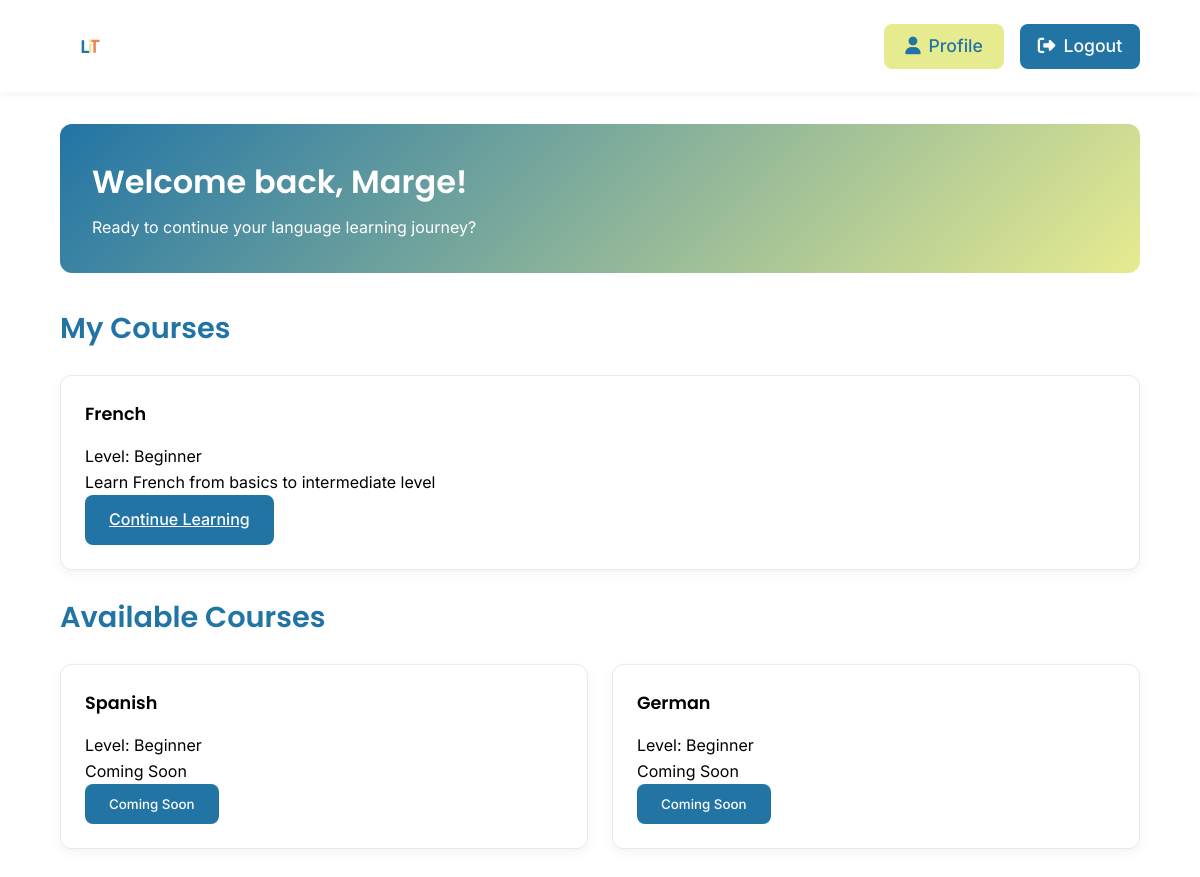
The app's page /view/dashboard.php (signed in), older data.
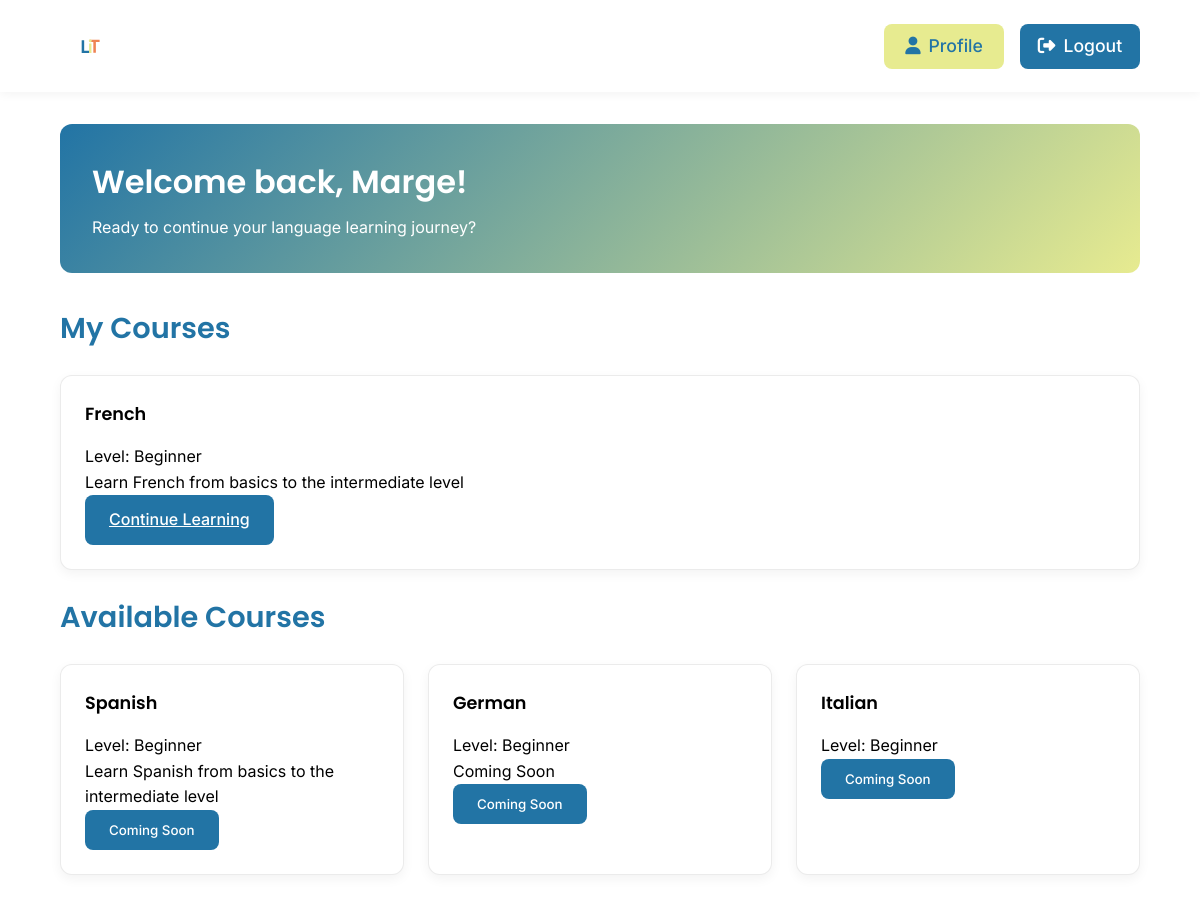
The same page, newer data.
### tables this page shows
CREATE TABLE `user_enrollments` (
  `enrollmentId` int(11) NOT NULL,
  `userId` int(11) NOT NULL,
  `languageId` int(11) NOT NULL,
  `status` enum('active','completed','dropped') NOT NULL DEFAULT 'active',
  `enrollmentDate` timestamp NOT NULL DEFAULT current_timestamp()
);

CREATE TABLE `languages` (
  `languageId` int(11) NOT NULL,
  `languageName` varchar(50) NOT NULL,
  `level` enum('Beginner','Intermediate','Advanced') NOT NULL,
  `description` text DEFAULT NULL,
  `active` tinyint(1) DEFAULT 1,
  `languageCode` varchar(2) NOT NULL DEFAULT 'en'
);

### view/dashboard.php (the view, shortened to what this page needs)
<?php
require_once '../config/db_connect.php';
$userName = $_SESSION['user_name'] ?? 'User';
$stmt = $pdo->prepare("
    SELECT l.*, ue.status, ue.enrollmentDate
    FROM languages l
    LEFT JOIN user_enrollments ue ON l.languageId = ue.languageId AND ue.userId = ?
    WHERE ue.status = 'active'
");
$stmt->execute([$_SESSION['user_id']]);
$currentCourses = $stmt->fetchAll();
$stmt = $pdo->prepare("
    SELECT *
    FROM languages
    WHERE languageId NOT IN (
        SELECT languageId
        FROM user_enrollments
        WHERE userId = ? AND status = 'active'
    )
");
$stmt->execute([$_SESSION['user_id']]);
$availableCourses = $stmt->fetchAll();
?>
<!DOCTYPE html>
<html lang="en">
<head>
    <link rel="stylesheet" href="https://cdnjs.cloudflare.com/ajax/libs/font-awesome/6.5.1/css/all.min.css">
    <link rel="stylesheet" href="../assets/css/styles.css">
    <link rel="stylesheet" href="../assets/css/dashboard.css">
</head>
<body>
    <header class="dashboard-header">
        <div class="nav-logo">
            <img src="../assets/images/logo.svg" alt="Language Learning Platform Logo" class="logo-image">
        </div>
        <div class="header-actions">
            <div class="auth-buttons">
                <a href="profile.php" class="btn-secondary">
                    <i class="fas fa-user"></i> Profile
                </a>
                <a href="../actions/logout.php" class="btn-primary">
                    <i class="fas fa-sign-out-alt"></i> Logout
                </a>
            </div>
        </div>
    </header>
    <main class="dashboard-content">
        <section class="welcome-card">
            <h1>Welcome back, <?php echo htmlspecialchars($userName); ?>!</h1>
            <p>Ready to continue your language learning journey?</p>
        </section>
        <section class="current-courses">
            <h2>My Courses</h2>
            <div class="courses-grid">
                <?php if (empty($currentCourses)): ?>
                    <p>You haven't enrolled in any courses yet.</p>
                <?php else: ?>
                    <?php foreach ($currentCourses as $course): ?>
                        <div class="course-card">
                            <h3><?php echo htmlspecialchars($course['languageName']); ?></h3>
                            <p>Level: <?php echo htmlspecialchars($course['level']); ?></p>
                            <p><?php echo htmlspecialchars($course['description']); ?></p>
                            <a href="course_page.php?languageId=<?php echo $course['languageId']; ?>" class="btn btn-primary">
                                Continue Learning
                            </a>
                        </div>
                    <?php endforeach; ?>
                <?php endif; ?>
            </div>
        </section>
        <section class="available-courses">
            <h2>Available Courses</h2>
            <div class="courses-grid">
                <?php if (empty($availableCourses)): ?>
                    <p>No more courses available at the moment.</p>
                <?php else: ?>
                    <?php foreach ($availableCourses as $course): ?>
                        <div class="course-card">
                            <h3><?php echo htmlspecialchars($course['languageName']); ?></h3>
                            <p>Level: <?php echo htmlspecialchars($course['level']); ?></p>
                            <p><?php echo htmlspecialchars($course['description']); ?></p>
                            <form action="../actions/enroll_course.php" method="POST" class="enrollment-form">
                                <button type="submit" class="btn btn-primary" <?php echo $course['languageName'] !== 'French' ? 'disabled' : ''; ?>>
                                    <?php echo $course['languageName'] === 'French' ? 'Start Learning' : 'Coming Soon'; ?>
                                </button>
                            </form>
                        </div>
                    <?php endforeach; ?>
                <?php endif; ?>
            </div>
        </section>
    </main>
</body>
</html>

Row changes from the older to the newer data that the page shows:
changed through a linked row, user_enrollments "French": languageId.description "Learn French from basics to intermediate level" → "Learn French from basics to the intermediate level"
changed languages "Spanish": description "Coming Soon" → "Learn Spanish from basics to the intermediate level"
added languages: languageName "Italian", level "Beginner", shows "Coming Soon"
